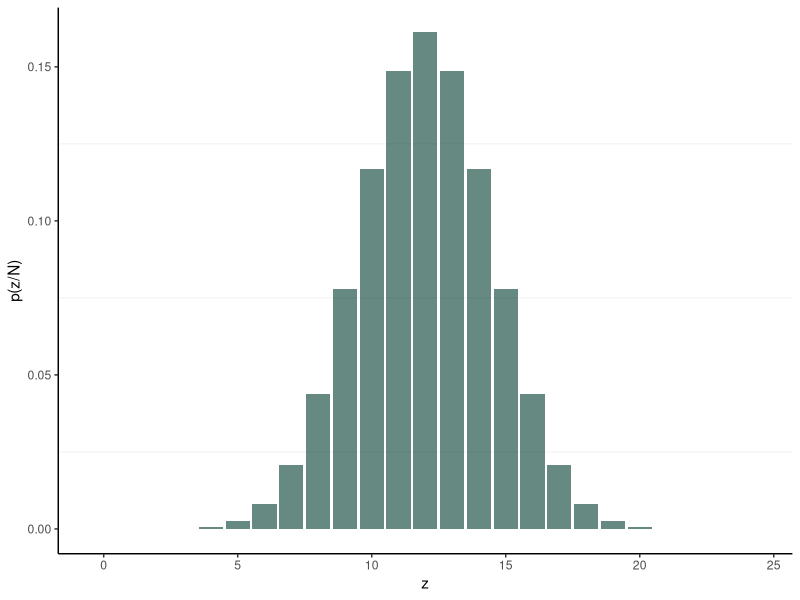
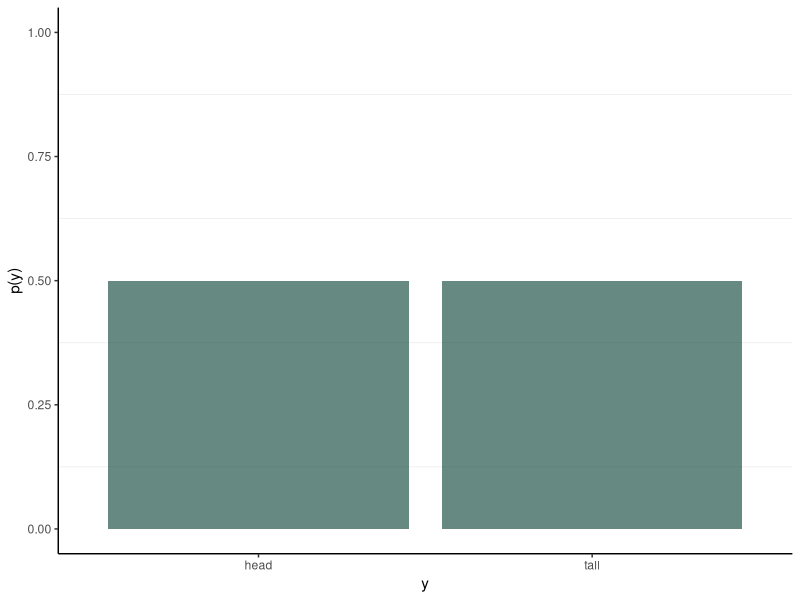
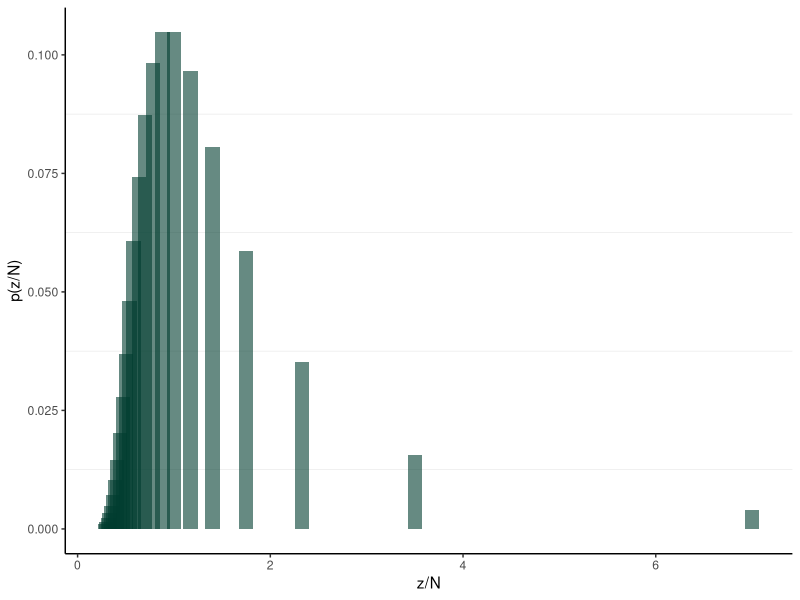
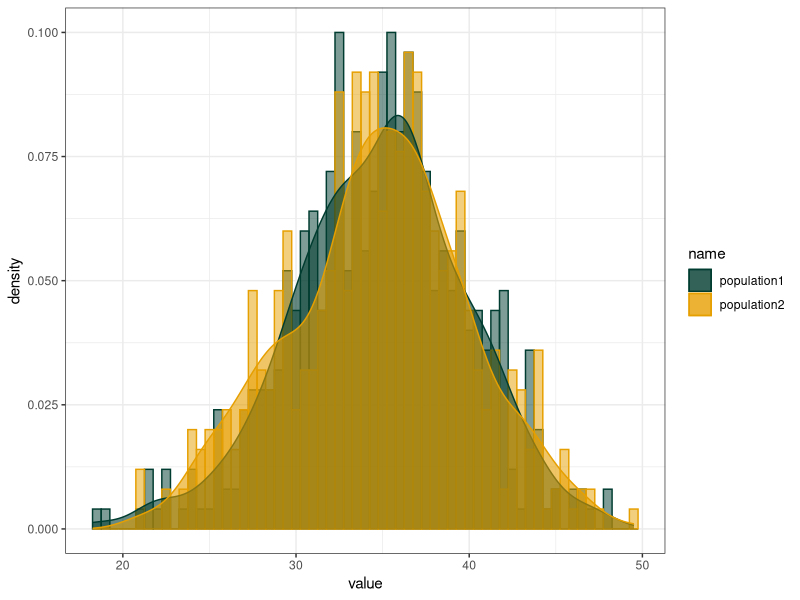
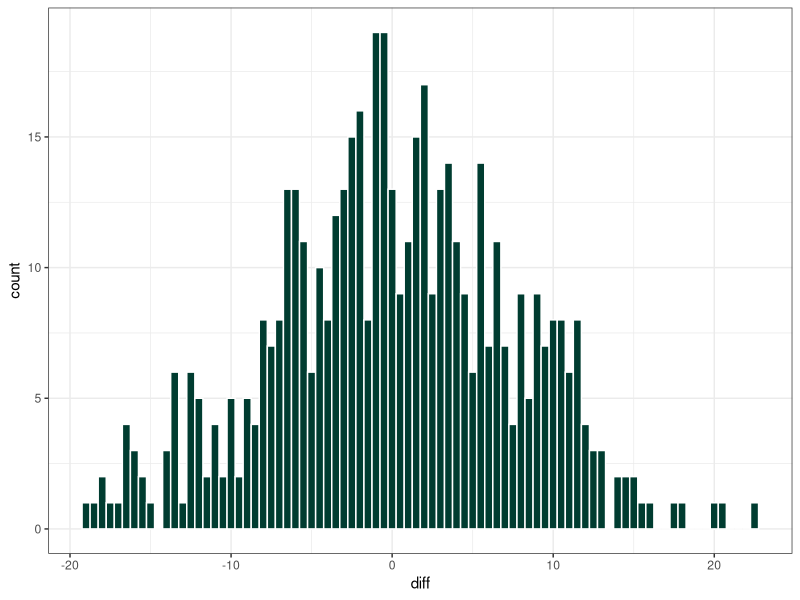

These charts were generated, in order, by the following R code: (Note: a time limit stopped this script after it produced the figures.)
#SOMI Jan 2025
#Yutian Thompson
#Null hypothesis significance test


library(ggplot2)
library(stats)
library(dplyr)


factorial(24)/(factorial(7)*factorial(17))*0.5^7*0.5^17
fun_prob <- function(N, z){round(factorial(N)/(factorial(z)*factorial(N-z))*0.5^z*0.5^(N-z), 6)}
hypo_popu <- data.frame(
    `p(y)` = c(0.5, 0.5),
     y = c("tall", "head")
  ) %>%
  dplyr::rename(`p(y)`=p.y.)


#----1. given the fixed N-------------------------
z<- c(seq(0, 24))
res1_fix <- matrix(NA, nrow=0, ncol=2) %>%
  as.data.frame() %>%
  dplyr::rename(
    `p(z/N)` = V1,
    z=V2)

res2_fix <- matrix(NA, nrow=0, ncol=2) %>%
  as.data.frame() %>%
  dplyr::rename(
    `p` = V1,
    z=V2)

#calculate the density of sampling distribution
for (z in 0:24){

  sampling_distribution0 <- fun_prob(N=24, z) %>%
    as.data.frame() %>%
    dplyr::rename(`p(z/N)` = ".") %>%
    dplyr::mutate(
      z = z
    ) %>%
    rbind(res1_fix)

  res1_fix <- sampling_distribution0
}

#calculate the distribution function
for (z in 0:24){

  sampling_distribution0 <- round(pbinom(z, size=24, prob = 0.5), 6 )%>%
    as.data.frame() %>%
    dplyr::rename(`p` = ".") %>%
    dplyr::mutate(
      z = z
    ) %>%
    rbind(res2_fix)

  res2_fix <- sampling_distribution0
}

res1_fix %>%
ggplot(aes(x = z, y = `p(z/N)`))+
  geom_bar(stat="identity", position = "dodge", alpha = 0.6, fill = "#003c30") +
  theme_bw()+
  theme(panel.grid.major = element_blank(), panel.grid.minor.x = element_blank(), panel.border=element_blank(),
        axis.line = element_line(), legend.position = "none")



#print(res1_fix)
print(res2_fix)
hypo_popu %>%
  ggplot(aes(x = y, y = `p(y)`))+
  geom_bar(stat="identity", position = "dodge", alpha = 0.6, fill = "#003c30") +
  scale_y_continuous(limits = c(0, 1))+
  theme_bw()+
  theme(panel.grid.major = element_blank(), panel.grid.minor.x = element_blank(), panel.border=element_blank(),
        axis.line = element_line(), legend.position = "none")


# ---- 2. given the fixed z-----------------------------

N<-c(seq(0, 24))
res3_fix <- matrix(NA, nrow=0, ncol=2) %>%
  as.data.frame() %>%
  dplyr::rename(
    `p(z/N)` = V1,
    z=V2)

res4_fix <- matrix(NA, nrow=0, ncol=2) %>%
  as.data.frame() %>%
  dplyr::rename(
    `p` = V1,
    z=V2)

#calculate the density of sampling distribution
for (N in 0:24){
  sampling_distribution0 <- round(dnbinom(7, size=N, prob = 0.5), 6 )%>%
    #fun_prob2(N, z=7) %>%
    as.data.frame() %>%
    dplyr::rename(`p(z/N)` = ".") %>%
    dplyr::mutate(
      N = N
    ) %>%
    rbind(res3_fix)

  res3_fix <- sampling_distribution0
}

res3_fix_use <- res3_fix %>%
  dplyr::mutate(
    `z/N` = round(7/N, 2)
  ) %>%
  dplyr::filter(N != 0)

#calculate the distribution function
for (N in 0:24){
  sampling_distribution0 <- round(pnbinom(7, size=N, prob = 0.5), 6 )%>%
    as.data.frame() %>%
    dplyr::rename(`p` = ".") %>%
    dplyr::mutate(
      N = N
    ) %>%
    rbind(res4_fix)

  res4_fix <- sampling_distribution0
}

res4_fix_use <- res4_fix %>%
  dplyr::mutate(
    `z/N` = round(7/N, 2)
  ) %>%
  dplyr::filter(N != 0)


res3_fix_use %>%
  ggplot(aes(x = `z/N`, y = `p(z/N)`))+
  geom_bar(stat="identity", position = "dodge", alpha = 0.6, fill = "#003c30", width = 0.15) +
  theme_bw()+
  theme(panel.grid.major = element_blank(), panel.grid.minor.x = element_blank(), panel.border=element_blank(),
        axis.line = element_line(), legend.position = "none")



print(res3_fix_use)
print(res4_fix_use)


# ---- normal-distribution -----------------------------------------------------
#sampling distribution of mean difference
nor_popu1 <- rnorm(n=500, mean=35, sd=5)
nor_popu2 <- rnorm(n=500, mean=35.1, sd=5)

res5_norm_diff <- data.frame(nor_popu1, nor_popu2) %>%
  dplyr::mutate(
    diff = nor_popu1-nor_popu2
  )

mean(res5_norm_diff$diff)
sd(res5_norm_diff$diff) #7.132

res5_norm_diff2 <- res5_norm_diff %>%
  dplyr::select(population1 = nor_popu1, population2=nor_popu2) %>%
  tidyr::pivot_longer(cols = c("population1", "population2"))

res5_norm_diff2 %>%
  ggplot(aes(x=value, colour=name, fill=name))+
  geom_histogram(aes(y=..density..), position="identity", alpha=0.5,  binwidth=0.5)+
  geom_density(alpha=0.6)+
  scale_color_manual(values=c("#003c30", "#E69F00", "#56B4E9"))+
  scale_fill_manual(values=c("#003c30", "#E69F00", "#56B4E9"))+
  theme(panel.grid.major = element_blank(), panel.grid.minor.x = element_blank(), panel.border=element_blank(),
        axis.line = element_line(), legend.position = "none")+
  theme_bw()


res5_norm_diff %>%
  ggplot(aes(x=diff))+
  geom_histogram( stat = "bin",
                  position = "stack", colour="white", fill="#003c30", binwidth=0.5)+
  theme(panel.grid.major = element_blank(), panel.grid.minor.x = element_blank(), panel.border=element_blank(),
        axis.line = element_line(), legend.position = "none")+
  theme_bw()


sample_size <-100000

sample_norm_diff <- as.data.frame(replicate(sample_size, sample(res5_norm_diff$diff, size=100)))

# aa<- as.matrix(sample_norm_diff)
# kernel_est <- stats::density(aa)
# plot(kernel_est)



sample_norm_diff1 <- sample_norm_diff %>%
  dplyr::mutate_all(as.numeric) %>%
  dplyr::summarise(
    across(V1:paste0("V", sample_size), ~ mean(.x, na.rm = TRUE)),
  ) %>%
  t() %>%
  as.data.frame() %>%
  dplyr::select(`mean of difference` = V1)

sample_norm_diff2 <- sample_norm_diff %>%
  dplyr::mutate_all(as.numeric) %>%
  dplyr::summarise(
    across(V1:paste0("V", sample_size), ~sd(.x, na.rm = TRUE))
  ) %>%
  t() %>%
  as.data.frame()%>%
  dplyr::select(`sd of difference` = V1)





var(sample_norm_diff2$`sd of difference`) #n=100: 0.189, n=1000: 0.195, n=10000: 0.207
sd(sample_norm_diff2$`sd of difference`) #n=100: 0.435, n=1000: 0.442, n=10000: 0.454

sample_norm_diff_use <- cbind(sample_norm_diff1, sample_norm_diff2) %>%
  dplyr::mutate(
    density = rnorm(sample_size, mean = `mean of difference`, sd=`sd of difference`),
  )

# sample_norm_diff_use %>%
#   ggplot(aes(density))+
#   geom_density(alpha = 0.6)
#   geom_bar(stat="identity", position = "dodge", alpha = 0.6, fill = "#003c30", width = 0.15) +
#   theme_bw()+
#   theme(panel.grid.major = element_blank(), panel.grid.minor.x = element_blank(), panel.border=element_blank(),
#         axis.line = element_line(), legend.position = "none")




sample_norm_diff_use %>%
ggplot(aes(x=`mean of difference`))+
  geom_histogram( stat = "bin",
                  position = "stack", colour="white", fill="#003c30", binwidth=0.1)+

  #geom_histogram(aes(y=..density..), colour="white", fill="#003c30", binwidth=0.1)+
  #geom_density(alpha=.2, fill="#FF6666") +
  theme(panel.grid.major = element_blank(), panel.grid.minor.x = element_blank(), panel.border=element_blank(),
        axis.line = element_line(), legend.position = "none")+
  theme_bw()
